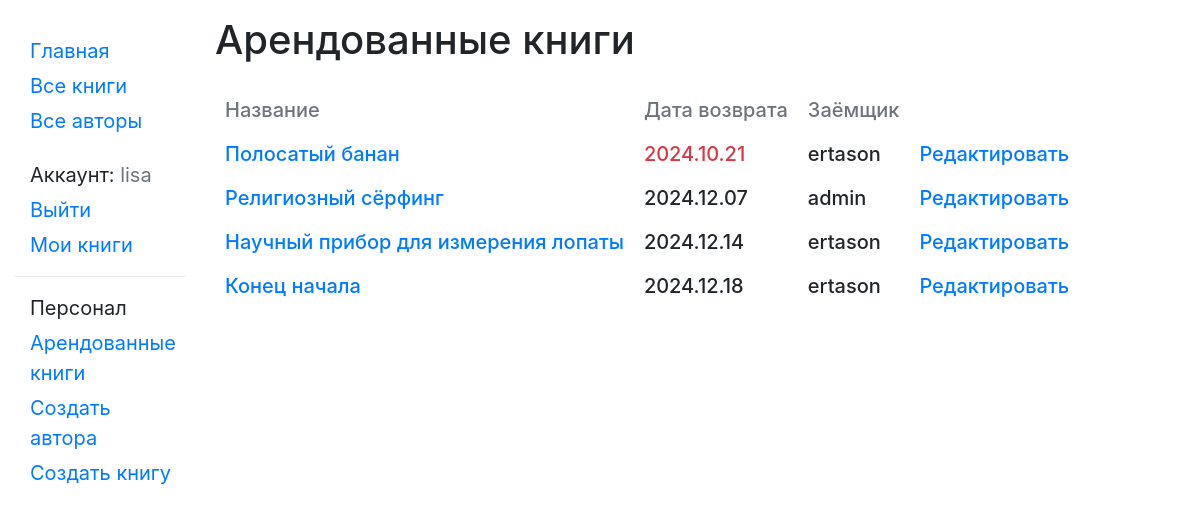
The page /catalog/borrowed/ (signed in) on the database as committed earlier.
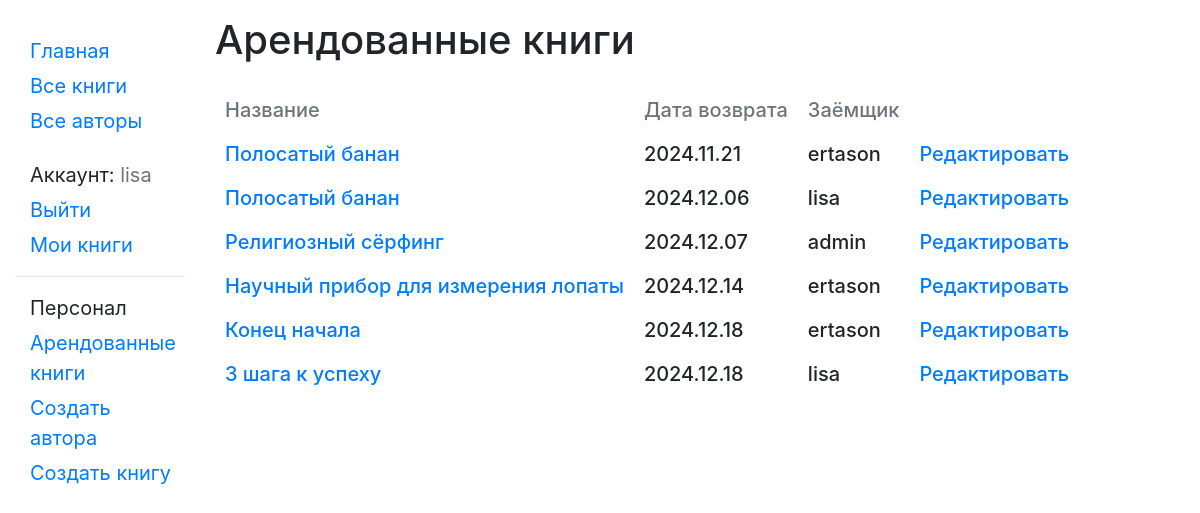
The same page on the database as committed later.
### catalog/models.py (models this page shows, shortened)
class BookInstance(models.Model):
    id = models.UUIDField(primary_key=True, default=uuid.uuid4, help_text="Unique ID for this particular book across whole library")
    book = models.ForeignKey('Book', on_delete=models.SET_NULL, null=True)
    imprint = models.CharField(max_length=200)
    due_back = models.DateField(null=True, blank=True)
    borrower = models.ForeignKey(User, on_delete=models.SET_NULL, null=True, blank=True)
    LOAN_STATUS = (
        ('m', 'Обслуживание'),
        ('o', 'Арендован'),
        ('a', 'Доступен'),
        ('r', 'Забронирован'),
    )
    status = models.CharField(max_length=1, choices=LOAN_STATUS, blank=True, default='m', help_text='Book availability')
    class Meta:
        ordering = ["due_back"]
        permissions = (("can_mark_returned", "Set book as returned"),)
    def due_back_format(self):
        return '.'.join((str(self.due_back)).split('-'))
    @property
    def is_overdue(self):
        if self.due_back and date.today() > self.due_back:
            return True
        return False

class Book(models.Model):
    title = models.CharField(max_length=200)
    author = models.ForeignKey('Author', on_delete=models.SET_NULL, null=True)
    summary = models.TextField(max_length=1000, help_text="Enter a brief description of the book")
    isbn = models.CharField('ISBN',max_length=13, help_text='13 Character <a href="https://www.isbn-international.org/content/what-isbn">ISBN number</a>')
    genre = models.ManyToManyField(Genre, help_text="Select a genre for this book")
    def display_genre(self):
        """
        Creates a string for the Genre. This is required to display genre in Admin.
        """
        return ', '.join([genre.name for genre in self.genre.all()[:3]])
    display_genre.short_description = 'Genre'

### catalog/views.py (the view)
class AllLoanedBooksListView(PermissionRequiredMixin, generic.ListView):
    permission_required = 'catalog.can_mark_returned'
    model = BookInstance
    template_name = 'catalog/all_borrowed.html'
    paginate_by = 10
    def get_queryset(self):
        return BookInstance.objects.filter(status__exact='o').order_by('due_back')

### catalog/templates/catalog/all_borrowed.html
{% extends "base_generic.html" %}
{% block content %}
    <h1>Арендованные книги</h1>
    {% if bookinstance_list %}
    <table class="mt-4 h5 display-table">
        <tr class="text-secondary">
            <td>Название</td>
            <td>Дата возврата</td>
            <td>Заёмщик</td>
        </tr>
      {% for bookinst in bookinstance_list %}
        <tr>
            <td><a href="{% url 'book-detail' bookinst.book.pk %}">{{bookinst.book.title}}</a></td>
            <td><span class="{% if bookinst.is_overdue %}text-danger{% endif %}"> {{ bookinst.due_back_format }}</span></td>
            <td>{{bookinst.borrower}}</td>
            {% if perms.catalog.can_mark_returned %}
                <td><a href="{% url 'renew-book-librarian' bookinst.id %}">Редактировать</a></td>
            {% endif %}
        </tr>
      {% endfor %}
    </table>
    {% else %}
      <p class="h5">Нет арендованных книг.</p>
    {% endif %}
{% endblock %}

### catalog/templates/base_generic.html (shortened to what this page needs)
<!doctype html>
<html lang="en">
  <head>
      {% load bootstrap4 %}
      {% bootstrap_css %}
      {% load static %}
      <link rel="stylesheet" href="{% static 'css/styles.css' %}"/>
  </head>
  <body>
  <div class="container-fluid mt-3">
      <div class="row">
          <div class="col-sm-2">
              {% block sidebar %}
              <ul class="sidebar-nav">
                  <li><a href="{% url 'index' %}">Главная</a></li>
                  <li><a href="{% url 'books' %}">Все книги</a></li>
                  <li><a href="{% url 'authors' %}">Все авторы</a></li>
                  {% if user.is_authenticated %}
                    <li class="mt-4">Аккаунт: <span class="text-secondary">{{ user.get_username }}</span></li>
                    <li><a href="{% url 'logout'%}?next={{request.path}}">Выйти</a></li>
                    <li><a href="{% url 'my-borrowed' %}">Мои книги</a></li>
                  {% else %}
                    <li class="mt-4"><a href="{% url 'login'%}?next={{request.path}}">Войти</a></li>
                  {% endif %}
                  {% if perms.catalog.can_mark_returned %}
                    <hr>
                    <li>Персонал</li>
                    <li><a href="{% url 'all-borrowed' %}">Арендованные книги</a></li>
                    <li><a href="{% url 'author_create' %}">Создать автора</a></li>
                    <li><a href="{% url 'book_create' %}">Создать книгу</a></li>
                  {% endif %}
              </ul>
              {% endblock %}
          </div>
          <div class="col-sm-10">{% block content %}{% endblock %}
          </div>
      </div>
  </div>
  </body>
</html>

### catalog/static/css/styles.css (style rules this page uses)
.sidebar-nav { margin-top: 20px; padding: 0; list-style: none; }
.sidebar-nav > li { font-size: 20px; margin: 5px; margin-left: 15px; }
.display-table td { padding: 10px; }

Rows that differ between the two databases and show on the page:
changed BookInstance (number 1 of 6 on the later page): due_back "2024-10-21" → "2024-11-21" (drawn); due_back_format "2024.10.21" → "2024.11.21"
now on this page (row edited): BookInstance: book "Полосатый банан", due_back_format "2024.12.06", borrower "lisa"
added BookInstance: book "3 шага к успеху", due_back_format "2024.12.18", borrower "lisa"
